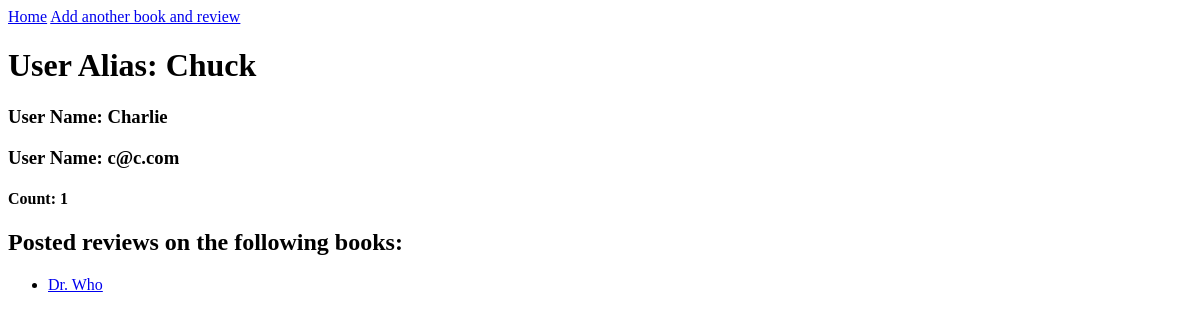
Page /user/3 (signed in) on the earlier database version.
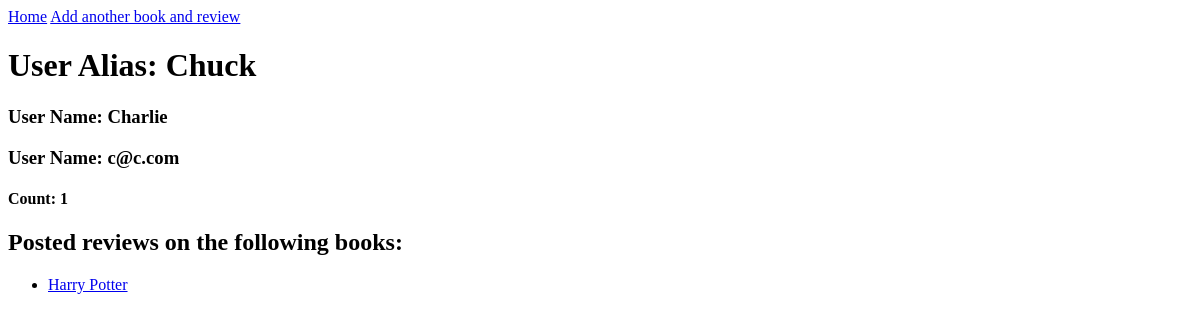
Same page on the later database version.
### main/models.py (models this page shows)
class Review(models.Model):
    content = models.TextField()
    rating = models.IntegerField()
    user_review = models.ForeignKey(User, related_name="user_reviews", on_delete=models.CASCADE)
    book_reviewed = models.ForeignKey(Book, related_name="book_reviews", on_delete=models.CASCADE)
    created_at = models.DateTimeField(auto_now_add=True)
    updated_at = models.DateTimeField(auto_now=True)
    objects = ReviewManager()

class Book(models.Model):
    title = models.CharField(max_length=100)
    created_at = models.DateTimeField(auto_now_add=True)
    updated_at = models.DateTimeField(auto_now=True)
    objects = BookManager()

### main/views.py (the view)
# urls.py: path('user/<int:user_id>', views.user_page),
def user_page(request, user_id):
    if 'logged_user' not in request.session:
        messages.error(request, "Please register or log in first!")
        return redirect('/')
    user = User.objects.get(id=user_id)
    context = {
        'one_user': user
    }
    return render(request, 'user_page.html', context)

### main/templates/user_page.html (shortened to what this page needs)
<!DOCTYPE html>
<html lang="en">
<head>
</head>
<body>
    <a href="/user/dashboard">Home</a>
    <a href="/book/book_form">Add another book and review</a>
    <h1>User Alias: {{one_user.alias}}</h1>
    <h3>User Name: {{one_user.name}}</h3>
    <h3>User Name: {{one_user.email}}</h3>
    <h4>Count: {{one_user.user_reviews.all|length}}</h4>
    <h2>Posted reviews on the following books:</h2>
    <ul>
        {% for review in one_user.user_reviews.all%}
        <li>
        <a href="/book/{{review.book_reviewed.id}}">{{review.book_reviewed.title}}</a>
        {% endfor %}</li>
    </ul>
</body>
</html>

Differences in the rows shown:
removed Review: book_reviewed "Dr. Who"
added Review: book_reviewed "Harry Potter"
